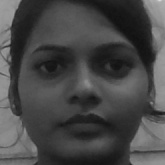
#> input picture Maneesha/Project/AttendanceSystem/attendance/dataset/User.1.1.jpg, 165 x 165 px, given in place of the camera
$ python malika.py
#> lines starting #> are read from the running program, lines starting #| are printed output that depends on the picture
import cv2
import numpy as np

face_classifier = cv2.CascadeClassifier(
    'C:/Users/dell/AppData/Local/Programs/Python/Python37/Lib/site-packages/cv2/data/haarcascade_frontalface_default.xml')


def face_extractor(img):
    gray = cv2.cvtColor(img, cv2.COLOR_BGR2GRAY)

    faces = face_classifier.detectMultiScale(gray, 1.3, 5)

    if faces is ():
        return None

    for (x, y, w, h) in faces:
        cropped_face = img[y:y + h, x:x + w]

    return cropped_face


cap = cv2.VideoCapture(0)
count = 0

while True:
    ret, frame = cap.read()
#> frame is the input picture: shape (165, 165, 3); min 16, max 217, mean 71.7
    if face_extractor(frame) is not None:
#> in face_extractor, `faces = face_classifier.detectMultiScale(gray, 1.3, 5)`: faces = [[9, 8, 148, 148]]
#> the loop in face_extractor, `for (x, y, w, h) in faces:` made 1 pass
#> pass 1, in face_extractor, `cropped_face = img[y:y + h, x:x + w]`:
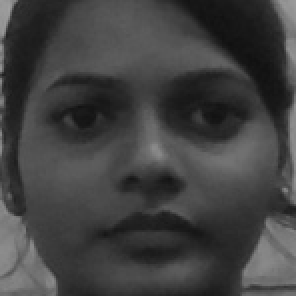
#> cropped_face: shape (148, 148, 3) (shown 2 times larger); min 16, max 160, mean 65.1
        count += 1
#> count = 1
        face = cv2.resize(face_extractor(frame), (200, 200))
#> the loop in face_extractor (call 2), `for (x, y, w, h) in faces:` made 1 pass
        face = cv2.cvtColor(face, cv2.COLOR_BGR2GRAY)
#> face: shape (200, 200)

        file_name_path = 'C:/Users/dell/Downloads/opencv-python-master/faces/user' + str(count) + '.jpg'
        cv2.imwrite(file_name_path, face)

        cv2.putText(face, str(count), (50, 50), cv2.FONT_HERSHEY_COMPLEX, 1, (0, 255, 0), 2)
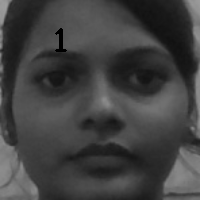
#> face: shape (200, 200); min 0, max 157, mean 64.8
        cv2.imshow('face cropper', face)
    else:
        print('face not found')
        pass
    if cv2.waitKey(1) == 13:
#> (key Esc is pressed here)
        break

cap.release()
cv2.destroyAllWindows()
print('collecting samples complete!!!')

$ run again, on Maneesha/Project/AttendanceSystem/attendance/dataset/User.1.10.jpg
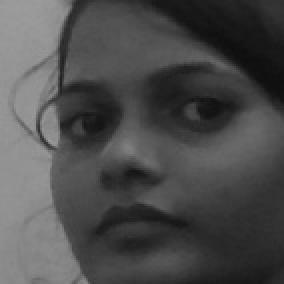
#> input picture Maneesha/Project/AttendanceSystem/attendance/dataset/User.1.10.jpg, 142 x 142 px, given in place of the camera (shown 2 times larger)
#> frame is the input picture: shape (142, 142, 3); min 15, max 156, mean 76.5
#> faces = [[9, 12, 116, 116]]
#> the loop in face_extractor, `for (x, y, w, h) in faces:` made 1 pass
#> pass 1, in face_extractor, `cropped_face = img[y:y + h, x:x + w]`:
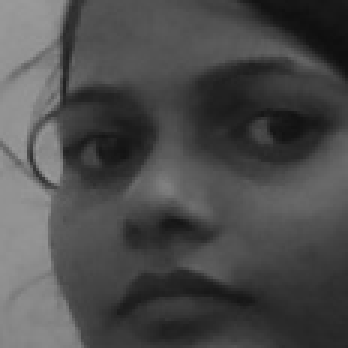
#> cropped_face: shape (116, 116, 3) (shown 3 times larger); min 15, max 154, mean 75.5
#> count = 1
#> the loop in face_extractor (call 2), `for (x, y, w, h) in faces:` made 1 pass
#> `cv2.putText(face, str(count), (50, 50), cv2.FONT_HERSHEY_COMPLEX, 1, (..`:
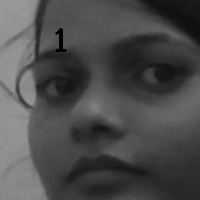
#> face: shape (200, 200); min 0, max 154, mean 75.2

$ run again, on Maneesha/Project/AttendanceSystem/attendance/dataset/User.1.11.jpg
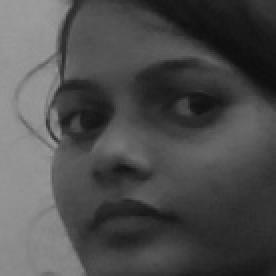
#> input picture Maneesha/Project/AttendanceSystem/attendance/dataset/User.1.11.jpg, 138 x 138 px, given in place of the camera (shown 2 times larger)
#> frame is the input picture: shape (138, 138, 3); min 14, max 155, mean 77.3
#> faces = [[9, 14, 116, 116]]
#> the loop in face_extractor, `for (x, y, w, h) in faces:` made 1 pass
#> pass 1, in face_extractor, `cropped_face = img[y:y + h, x:x + w]`:
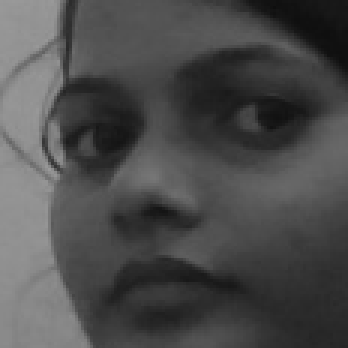
#> cropped_face: shape (116, 116, 3) (shown 3 times larger); min 14, max 154, mean 76
#> count = 1
#> the loop in face_extractor (call 2), `for (x, y, w, h) in faces:` made 1 pass
#> `cv2.putText(face, str(count), (50, 50), cv2.FONT_HERSHEY_COMPLEX, 1, (..`:
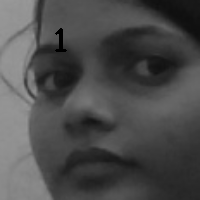
#> face: shape (200, 200); min 0, max 153, mean 75.7
